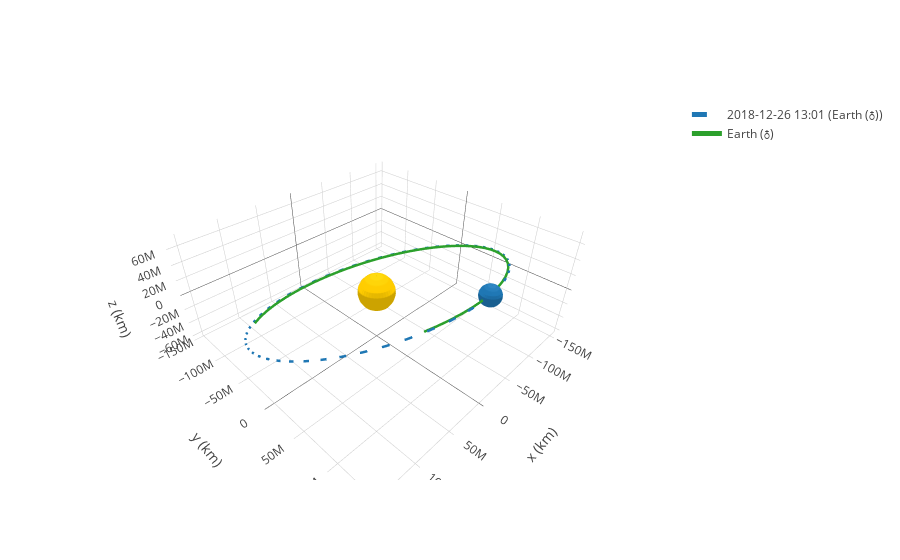

The code cell stored with this chart in its notebook:
### Code cell
frame = OrbitPlotter3D()

frame.set_attractor(Sun)
frame.plot(Orbit.from_body_ephem(Earth), label=Earth)
frame.plot_trajectory(rr_earth, label=Earth)
frame.show()
